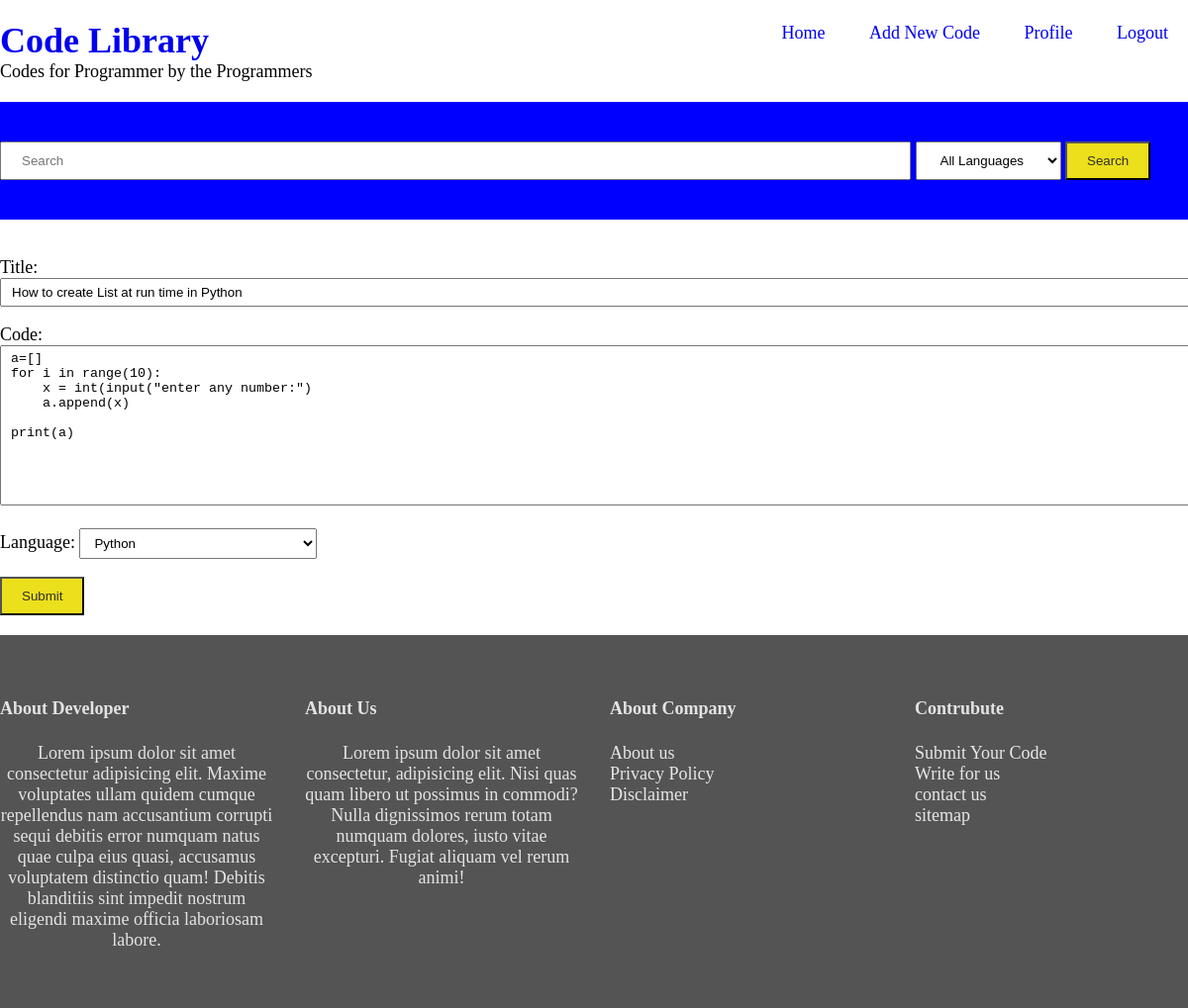
Screenshot of /32/update/ (signed in) with the database file from the repository.
### library/models.py (models this page shows, shortened)
class code(models.Model):
    STATUS = [('Dr', 'Draft'), ('Pub', 'Published')]
    language = models.ForeignKey('language', on_delete=models.CASCADE)
    title = models.CharField(max_length=250)
    code = models.TextField()
    keywords = TaggableManager()
    status = models.CharField(max_length=20, choices=STATUS, default='Dr')
    submitted_on = models.DateField(auto_now=True)
    updated_on = models.DateField(auto_now=False)
    author = models.ForeignKey(User, default=1, on_delete=models.CASCADE)

class language(models.Model):
    language = models.CharField(max_length=30)
    def __str__(self):
        return self.language

### library/views.py (the view)
# urls.py: path('<int:pk>/update/', updateCode.as_view(), name="update"),
class updateCode(LoginRequiredMixin, UpdateView):
    model = code
    fields = ('title', 'code', 'keywords', 'language')
    context_object_name = 'post'
    template_name = 'library/codeForm.html'
    success_url = reverse_lazy('home')

### library/templates/library/codeForm.html (shortened to what this page needs)
{% extends 'library/base.html' %}
    {% block content %}
        <form class="codeform" action="" method="POST">
            {{ form.as_p }}
            <button name="submit" type="submit" value="submit">Submit</button>
        </form>
    {% endblock %}

### library/static/css/style.css (style rules this page uses)
body { margin: 0; padding: 0; font-size: 18px; height: 100vh; }
.codeform { width: 100vw; max-width: 1300px; }
.codeform input { width: 100%; padding: 5px 10px; }
.codeform textarea { width: 100%; padding: 5px 10px; }
.codeform select { padding: 6px 10px; width: 20%; }
input, select, button { padding: 10px 20px; }
button { background: #ecdf1c; color: rgb(49, 45, 45); }

### rows the page displays
code: title "How to create List at run time in Python", code "a=[] for i in range(10): x = int(input(\"enter any number:\") a.append(x) print(a)"
language: language "Python"
